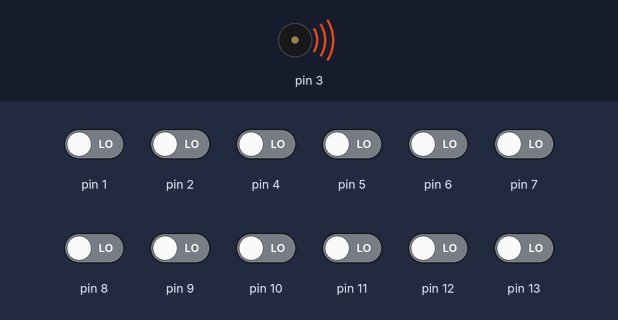
This sketch was run on a simulated Arduino Uno, built with avr-gcc and run on an emulated ATmega328P. On the bench: buzzer (waves = sounding). Inputs (shaded band) come from the test bench; at power-on: pin 1, pin 2, pin 4–13 LOW.

Above: at 0.1 s.
Timing chart, 0 to 1.6 s (numbered marks = the images above):
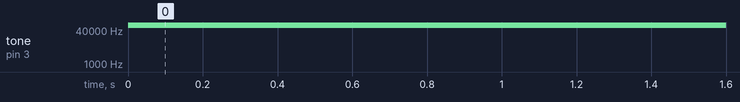

The sketch:

piano.ino
```cpp
#include <math.h>
int frequenties = 0;
int aantalFreq = 0;

void setup()
{
  for (int i = 4; i<14; i++)
  {
    pinMode(i, INPUT);
  }
  pinMode(1, INPUT);
  pinMode(2, INPUT);
  pinMode(3, OUTPUT);
}

void loop()
{
  for(int i = 4; i<14; i++){
    if (digitalRead(i) == HIGH){
      frequenties = frequenties + Freqfunc(i);
      aantalFreq = aantalFreq + 1;
    }
  }
  if (digitalRead(1) == HIGH){
      frequenties = frequenties + Freqfunc(1);
      aantalFreq = aantalFreq + 1;
    }
  if (digitalRead(2) == HIGH){
      frequenties = frequenties + Freqfunc(2);
      aantalFreq = aantalFreq + 1;
    }
  tone(3, frequenties/aantalFreq);
  frequenties = 0;
  aantalFreq = 0;
}

int Freqfunc(double x){
  int result;
  result = 464*pow (1.112999, x);
  return result;
}
```

Measured:
- by itself, tone on pin 3: silent → 65535 Hz at 0.00 s
